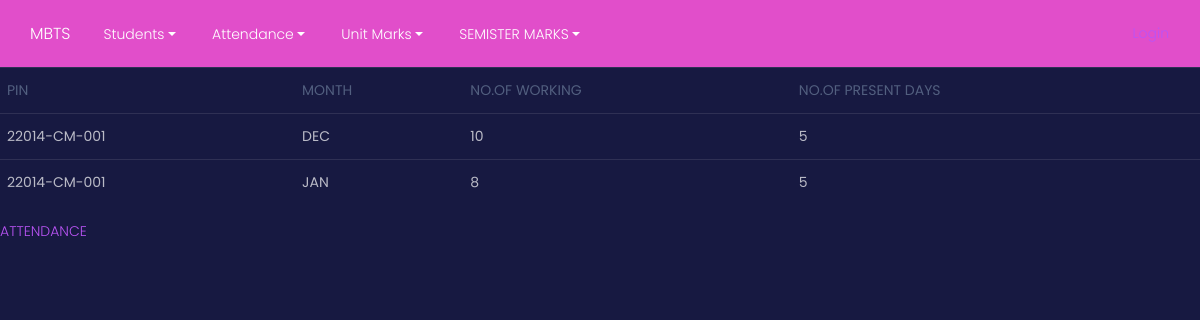
/n/22014-CM-001/show, run on the app's committed database.
### mbts/models.py (models this page shows, shortened)
class Attendance(models.Model):
    sem = models.CharField(max_length=10)
    month=models.CharField(max_length=20)
    nfw=models.IntegerField(default=0)
    npd=models.IntegerField(default=0)
    twd=models.IntegerField(default=0)
    tpd=models.IntegerField(default=0)
    per = models.IntegerField(default=0)
    student = models.ForeignKey(Students, to_field="pin", on_delete=models.CASCADE)

### mbts/views/attendance.py (the view)
# urls.py: path("<str:student>/show", attendance.show, name="atten_show"),
def show(request, student):
    attendances = Attendance.objects.filter(student=student).all()
    context = {"attendances" : attendances }
    return render(request, "attendance/show.html", context)

### mbts/templates/attendance/show.html
{% extends "base.html" %}
{% block content %}
{% if attendances %}
    <table class="table">
    <thead>
        <tr><td>PIN</td><td>MONTH</td><td>NO.OF WORKING</td><td>NO.OF PRESENT DAYS</td> </tr>
        </thead>
    {% for s in attendances %}
    <tr><td>{{s.student_id}}</td>
    <td>{{s.month}}</td>
    <td>{{s.nfw}}</td>
    <td>{{s.npd}}</td></tr>
    {% endfor%}
    </table>
{% endif %}
<a href="{% url 'atten_index' %}">ATTENDANCE</a>
{% endblock %}

### data on the page
Attendance: student_id "22014-CM-001", month "DEC", nfw "10", npd "5"
Attendance: student_id "22014-CM-001", month "JAN", nfw "8", npd "5"
